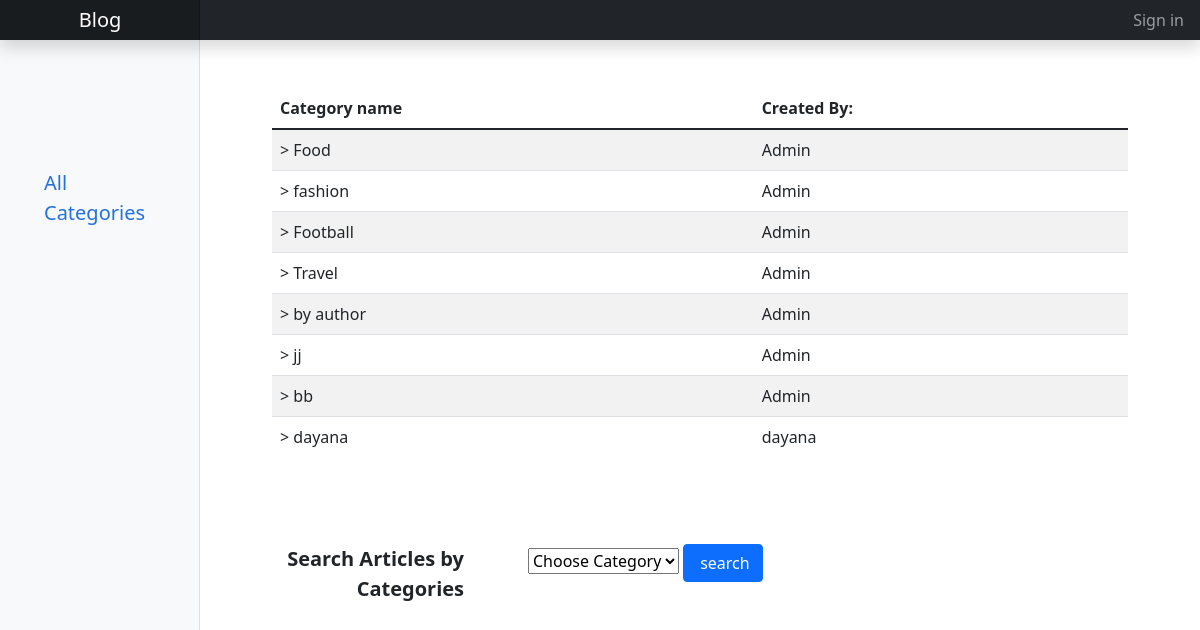
The page /?url=/pages/categories on the database its author committed.
### tables this page shows
CREATE TABLE `category` (
  `categoryID` int(11) NOT NULL,
  `userID` int(11) NOT NULL,
  `name` varchar(255) NOT NULL
);

CREATE TABLE `users` (
  `userID` int(11) NOT NULL,
  `username` varchar(255) NOT NULL,
  `email` varchar(255) NOT NULL,
  `type` varchar(255) NOT NULL,
  `password` varchar(255) NOT NULL
);

### controllers/Pages.php (called while the page is built, shortened)
<?php
class Pages extends Controller {
    public function categories() {
        $this->view('categories');
    }
}

### utility/core.php (called while the page is built, shortened)
<?php
  class Core {
    protected $currentMethod = 'index';
    public function __construct(){
      $url = $this->getUrl();
      if(file_exists('controllers/' . ucwords($url[0]). '.php')){
        unset($url[0]);
      }
      $this->currentController = new $this->currentController;
      if(isset($url[1])){
        if(method_exists($this->currentController, $url[1])){
          $this->currentMethod = $url[1];
          unset($url[1]);
        }
      }
      $this->params = $url ? array_values($url) : [];
      call_user_func_array([$this->currentController, $this->currentMethod], $this->params);
    }
    public function getUrl(){
      if(isset($_GET['url'])){
        $url = rtrim($_GET['url'], '/');
        $url = filter_var($url, FILTER_SANITIZE_URL);
        $url = array_values(array_filter(explode('/', $url), function ($str) {
          return !empty($str);
        }));
        return $url;
      }
    }
  }

### require.php (called while the page is built, shortened)
<?php
require_once './utility/core.php';
require_once('./controllers/get.php');
$init = new Core();

### index.php (called while the page is built)
<?php
    require_once 'require.php';

### controllers/get.php (called while the page is built, shortened)
<?php
function getCategory()
{
    $database = new Database();
    $db = $database->getConnection();
    $sql = "SELECT users.username, category.name, category.categoryID FROM users INNER JOIN category ON users.userID=category.userID";
    $result = $db->query($sql);
    while ($row = $result->fetchAll(PDO::FETCH_ASSOC)) {
        return $row;
    }
}

### views/categories.php (the view, shortened to what this page needs)
<!DOCTYPE html>
<html lang="en">
<head>
    <link rel="stylesheet" href="https://cdn.jsdelivr.net/npm/bootstrap-icons@1.8.1/font/bootstrap-icons.css">
    <link href="http://localhost:8012/blog/css/main.min.css?ts=<?= time() ?>" rel="stylesheet">
</head>
<body>
    <header class="navbar navbar-dark sticky-top bg-dark flex-md-nowrap p-0 shadow">
        <a class="navbar-brand col-12 col-md-3 col-lg-2 me-0 px-3 text-center" href="http://localhost:8012/blog">Blog</a>
        <div class="navbar-nav">
            <div class="nav-item text-nowrap">
            <?php if (isset($_SESSION['user']['type'])) { ?>  <a class="nav-link px-3" href="http://localhost:8012/blog/?url=/users/logout">Sign out</a> <?php } else{ ?>
                <a class="nav-link px-3" href="http://localhost:8012/blog/?url=/users/logout">Sign in</a> <?php } ?>
            </div>
        </div>
    </header>
    <div class="container-fluid">
        <div class="row">
            <nav id="sidebarMenu" class="col-md-3 col-lg-2 d-md-block bg-light sidebar collapse">
                <div class="position-sticky pt-3">
                    <ul class="nav flex-column fs-5 pt-lg-5 my-5 ps-lg-3">
                        <li class="nav-item">
                            <a class="nav-link active" aria-current="page" href="http://localhost:8012/blog/?url=/pages/categories">
                                All Categories
                            </a>
                        </li>
                    </ul>
                </div>
            </nav>
            <main class="col-md-9 ms-sm-auto col-lg-10 px-md-4">
                <section class="my-5">
                    <div class="container my-5">
                        <section class="my-5">
                            <div class="container">
                                <div class="table-wrapper-scroll-y my-custom-scrollbar">
                                    <table class="table table-striped">
                                        <thead>
                                            <tr>
                                                <th scope="col">Category name</th>
                                                <th scope="col">Created By:</th>
                                            </tr>
                                        </thead>
                                        <tbody>
                                            <?php require_once('./controllers/get.php');
                                            $categories = getCategory();
                                            ?>
                                            <?php foreach ($categories as $category) : ?>
                                                <tr>
                                                    <td>> <?php echo $category['name'] ?></a></td>
                                                    <td><?php echo $category['username'] ?></td>
                                                <?php endforeach; ?>
                                        </tbody>
                                    </table>
                                </div>
                            </div>
                        </section>
                        <section class="my-5">
                            <div class="container text-center">
                                <div class="row">
                                    <div class="col-lg-3 fs-5 fw-bold mt-5 pe-lg-3 text-lg-end">
                                        Search Articles by Categories
                                    </div>
                                    <div class="col-lg-9 ps-lg-5 text-lg-start mt-5">
                                        <form method="POST" id="searchPosts" onsubmit="return searchPost();">
                                            <select name="categoryID">
                                                <option value="" selected disabled>Choose Category</option>
                                            </select>
                                            <button type="submit" name="submit" class="btn btn-primary ps-3">search</button>
                                    </div>
                                </div>
                            </div>
                        </section>
                    </div>
                </section>
            </main>
        </div>
    </div>
</body>
</html>

### rows shown on the page
category: name "Food", userID.username "Admin"
category: name "fashion", userID.username "Admin"
category: name "Football", userID.username "Admin"
category: name "Travel", userID.username "Admin"
category: name "by author", userID.username "Admin"
category: name "jj", userID.username "Admin"
category: name "bb", userID.username "Admin"
category: name "dayana", userID.username "dayana"
